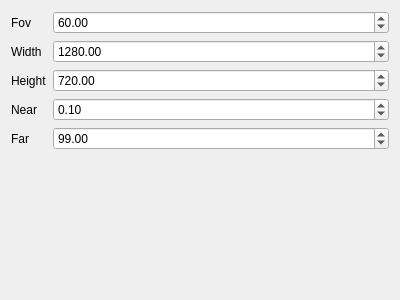
<?xml version="1.0" encoding="UTF-8"?>
<ui version="4.0">
 <class>MatPerspectiveView</class>
 <widget class="QWidget" name="MatPerspectiveView">
  <property name="geometry">
   <rect>
    <x>0</x>
    <y>0</y>
    <width>400</width>
    <height>300</height>
   </rect>
  </property>
  <property name="windowTitle">
   <string>Form</string>
  </property>
  <layout class="QGridLayout" name="gridLayout">
   <item row="0" column="0">
    <layout class="QFormLayout" name="formLayout">
     <item row="0" column="0">
      <widget class="QLabel" name="label">
       <property name="text">
        <string>Fov</string>
       </property>
      </widget>
     </item>
     <item row="1" column="0">
      <widget class="QLabel" name="label_2">
       <property name="text">
        <string>Width</string>
       </property>
      </widget>
     </item>
     <item row="2" column="0">
      <widget class="QLabel" name="label_3">
       <property name="text">
        <string>Height</string>
       </property>
      </widget>
     </item>
     <item row="3" column="0">
      <widget class="QLabel" name="label_4">
       <property name="text">
        <string>Near</string>
       </property>
      </widget>
     </item>
     <item row="4" column="0">
      <widget class="QLabel" name="label_5">
       <property name="text">
        <string>Far</string>
       </property>
      </widget>
     </item>
     <item row="0" column="1">
      <widget class="QDoubleSpinBox" name="fov">
       <property name="locale">
        <locale language="English" country="UnitedStates"/>
       </property>
       <property name="minimum">
        <double>1.000000000000000</double>
       </property>
       <property name="maximum">
        <double>360.000000000000000</double>
       </property>
       <property name="value">
        <double>60.000000000000000</double>
       </property>
      </widget>
     </item>
     <item row="1" column="1">
      <widget class="QDoubleSpinBox" name="width">
       <property name="locale">
        <locale language="English" country="UnitedStates"/>
       </property>
       <property name="minimum">
        <double>1.000000000000000</double>
       </property>
       <property name="maximum">
        <double>999999.000000000000000</double>
       </property>
       <property name="value">
        <double>1280.000000000000000</double>
       </property>
      </widget>
     </item>
     <item row="2" column="1">
      <widget class="QDoubleSpinBox" name="height">
       <property name="locale">
        <locale language="English" country="UnitedStates"/>
       </property>
       <property name="minimum">
        <double>1.000000000000000</double>
       </property>
       <property name="maximum">
        <double>999999.000000000000000</double>
       </property>
       <property name="value">
        <double>720.000000000000000</double>
       </property>
      </widget>
     </item>
     <item row="3" column="1">
      <widget class="QDoubleSpinBox" name="nearDist">
       <property name="locale">
        <locale language="English" country="UnitedStates"/>
       </property>
       <property name="minimum">
        <double>-999999.000000000000000</double>
       </property>
       <property name="maximum">
        <double>999999.000000000000000</double>
       </property>
       <property name="value">
        <double>0.100000000000000</double>
       </property>
      </widget>
     </item>
     <item row="4" column="1">
      <widget class="QDoubleSpinBox" name="farDist">
       <property name="locale">
        <locale language="English" country="UnitedStates"/>
       </property>
       <property name="maximum">
        <double>999999.000000000000000</double>
       </property>
       <property name="value">
        <double>99.000000000000000</double>
       </property>
      </widget>
     </item>
    </layout>
   </item>
  </layout>
 </widget>
 <resources/>
 <connections/>
</ui>
